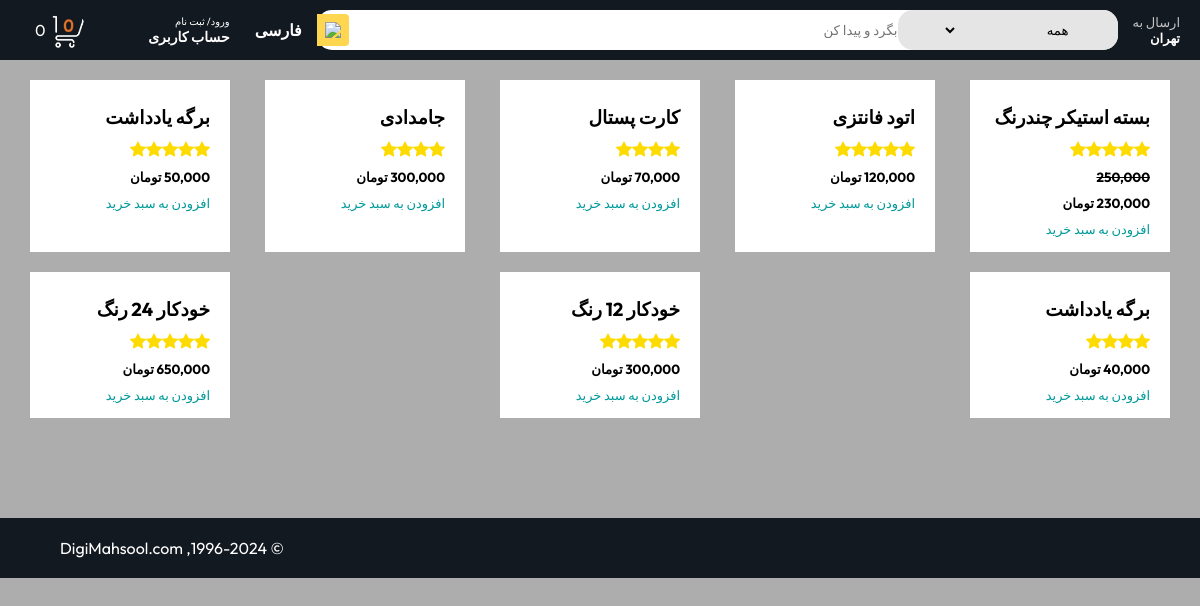
Page /Stationary/ on the committed database.
### shop/models.py (models this page shows, shortened)
class Product(models.Model):
    name = models.CharField(max_length=50)
    description = models.CharField(max_length=500, blank=True , null=True, default='')
    price = models.DecimalField(max_digits=12, decimal_places=0, default=0)
    category = models.ForeignKey(Category, on_delete=models.CASCADE , default=1)
    star= models.IntegerField(default=0 , validators=[MinValueValidator(0), MaxValueValidator(5)])
    picture = models.ImageField(upload_to="upload/product/")
    is_sale= models.BooleanField(default=False)
    sale_price = models.DecimalField(max_digits=10, decimal_places=0, default=0)

### shop/views.py (the view)
# urls.py: path('Stationary/', Stationary , name='Stationary'),
def Stationary(request):
    all_products = Product.objects.filter(category=9)
    return render(request,'Stationary.html',{'products':all_products})

### shop/templates/Stationary.html (shortened to what this page needs)
{% extends 'base.html' %}
{% block content%}
{% load static %}
{% load humanize %}
    <div class="box-row " >
    {% for item in products %}
        {% if item.is_sale %}
        <div class="box-col">
            <h3>{{ item.name }}</h3>
            <div class="d-flex justify-content-center small text-warning mb-2" style="display: flex ; color: #fddb01">
            {% with ''|center:item.star as range %}
                {% for _ in range %}
                    <div class="bi-star-fill"></div>
                {% endfor %}
            {% endwith %}
            </div>
            <h5><strike>{{item.price | intcomma}}</strike></h5>
            <h5>{{item.sale_price | intcomma}} تومان</h5>
            <a href="#" style="text-decoration: none">افزودن به سبد خرید</a>
        </div>
        {% else %}
            <div class="box-col">
            <h3>{{ item.name }}</h3>
                <div class="d-flex justify-content-center small text-warning mb-2" style="display: flex ; color: #fddb01">
            {% with ''|center:item.star as range %}
                {% for _ in range %}
                    <div class="bi-star-fill"></div>
                {% endfor %}
            {% endwith %}
            </div>
            <h5>{{ item.price | intcomma}} تومان </h5>
            <a href="#" style="text-decoration: none">افزودن به سبد خرید</a>
            </div>
        {% endif %}
    {% endfor %}
    </div>
{% endblock %}

### css/style.css (style rules this page uses)
* { padding: 0; margin: 0; box-sizing: border-box; font-family: Outfit; }
body { background: #adadad; }
a { text-decoration: none; color: inherit; }
.box-row { display: flex; flex-wrap: wrap; row-gap: 20px; justify-content: space-between; margin: 20px 30px; }
.box-col { display: flex; flex-direction: column; gap: 10px; padding: 15px 20px; background: #fff; max-width: 24%; min-width: 200px; z-index: 1; }
.box-col a { font-size: 13px; color: #009999; font-weight: 500; }

### rows in the picture
Product: name "بسته استیکر چندرنگ", star 5 (drawn), price "250,000", sale_price "230,000"
Product: name "اتود فانتزی", star 5 (drawn), price "120,000"
Product: name "کارت پستال", is_sale False (drawn), price "70,000"
Product: name "جامدادی", is_sale False (drawn), price "300,000"
Product: name "برگه یادداشت", star 5 (drawn), price "50,000"
Product: name "برگه یادداشت", is_sale False (drawn), price "40,000"
Product: name "خودکار 12 رنگ", star 5 (drawn), price "300,000"
Product: name "خودکار 24 رنگ", star 5 (drawn), price "650,000"

### other values in the picture
{{ cart|length }} "0"
